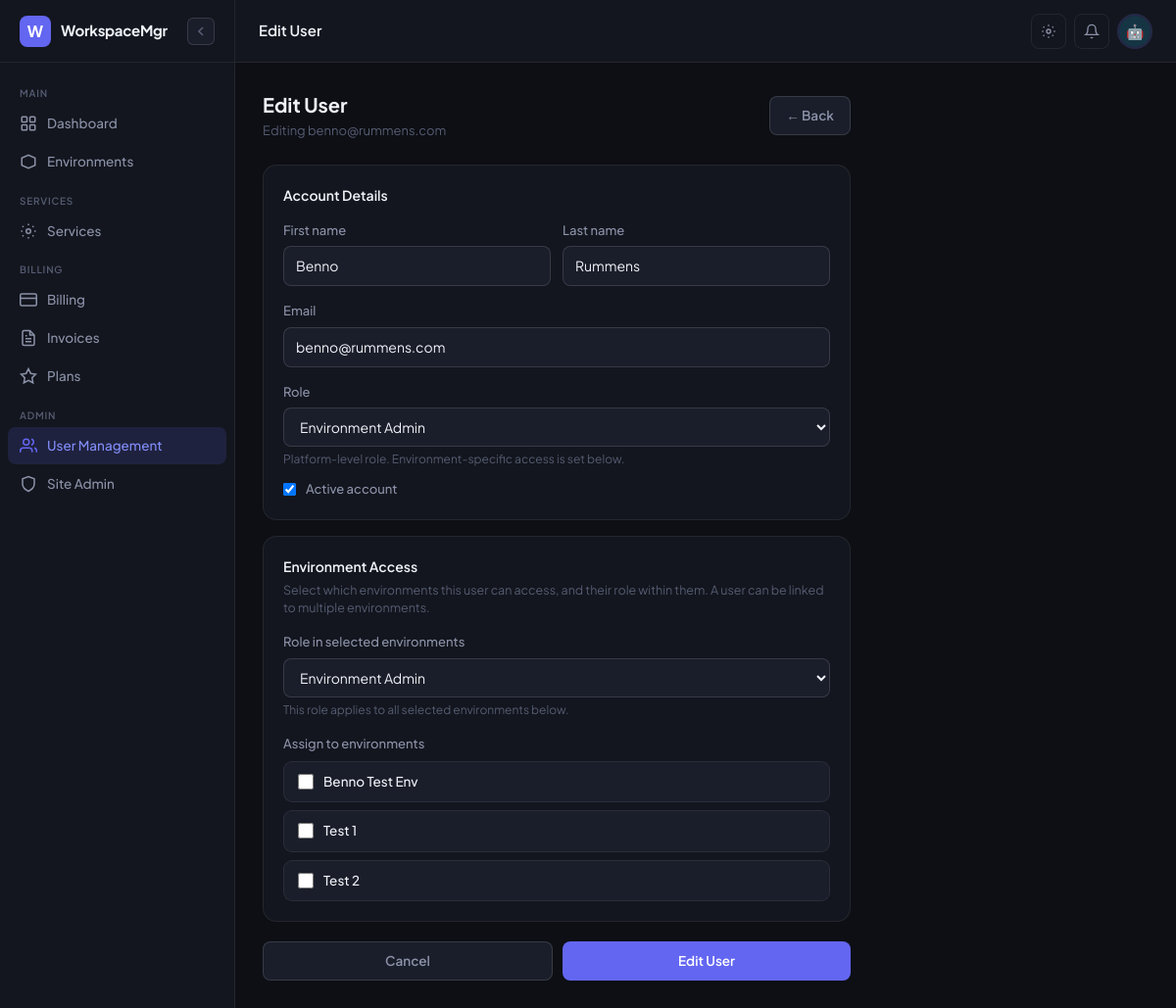
Page /users/3/edit/ (signed in) on the committed database.
### apps/accounts/models.py (models this page shows, shortened)
class User(AbstractUser):
    username = None
    email = models.EmailField(unique=True)
    role = models.CharField(max_length=20, choices=ROLE_CHOICES, default='env_admin')
    avatar = models.CharField(max_length=20, choices=AVATAR_CHOICES, default='avatar_1')
    phone = models.CharField(max_length=30, blank=True)
    job_title = models.CharField(max_length=100, blank=True)
    is_onboarded = models.BooleanField(default=False)
    created_at = models.DateTimeField(auto_now_add=True)
    updated_at = models.DateTimeField(auto_now=True)
    objects = UserManager()
    USERNAME_FIELD = 'email'
    REQUIRED_FIELDS = []
    class Meta:
        verbose_name = 'User'
        verbose_name_plural = 'Users'
    @property
    def display_name(self):
        return self.get_full_name() or self.email.split('@')[0]
    @property
    def is_superadmin(self):
        return self.role == 'superadmin' or self.is_superuser
    @property
    def is_env_admin(self):
        return self.role in ('superadmin', 'env_admin') or self.is_superuser
    @property
    def avatar_url(self):
        return f'/static/img/avatars/{self.avatar}.svg'

### apps/environments/models.py (models this page shows)
class Environment(models.Model):
    STATUS_CHOICES = [
        ('active', 'Active'),
        ('inactive', 'Inactive'),
        ('provisioning', 'Provisioning'),
    ]
    owner = models.ForeignKey(
        settings.AUTH_USER_MODEL,
        on_delete=models.CASCADE,
        related_name='environments',
    )
    name = models.CharField(max_length=200)
    description = models.TextField(blank=True)
    slug = models.SlugField(unique=True)
    status = models.CharField(max_length=20, choices=STATUS_CHOICES, default='active')
    azure_tenant_id = models.CharField(max_length=100, blank=True)
    created_at = models.DateTimeField(auto_now_add=True)
    updated_at = models.DateTimeField(auto_now=True)
    class Meta:
        ordering = ['-created_at']
    def __str__(self):
        return self.name

### apps/users/views.py (the view)
# urls.py: path('<int:pk>/edit/', views.user_edit, name='user_edit'),
@login_required
def user_edit(request, pk):
    if not request.user.is_env_admin:
        messages.error(request, 'Access denied.')
        return redirect('core:dashboard')
    visible_ids = _visible_users(request.user).values_list('pk', flat=True)
    user = get_object_or_404(User, pk=pk)
    if not request.user.is_superadmin and user.pk not in list(visible_ids):
        messages.error(request, 'Access denied.')
        return redirect('users:user_list')
    if request.method == 'POST':
        form = UserEditForm(
            request.POST,
            instance=user,
            requesting_user=request.user,
            target_user=user,
        )
        if form.is_valid():
            form.save()
            environments    = form.cleaned_data.get('environments', [])
            membership_role = form.cleaned_data.get('membership_role', 'env_member')
            if environments is not None:
                _sync_memberships(user, environments, membership_role)
            messages.success(request, 'User updated.')
            return redirect('users:user_list')
    else:
        form = UserEditForm(
            instance=user,
            requesting_user=request.user,
            target_user=user,
        )
    return render(request, 'users/user_form.html', {
        'form': form,
        'title': 'Edit User',
        'edit_user': user,
    })

### apps/core/context_processors.py (called while the page is built)
def sidebar_context(request):
    if request.user.is_authenticated:
        environments = Environment.objects.filter(owner=request.user)[:10]
        return {'sidebar_environments': environments}
    return {}

### apps/users/views.py (called while the page is built, shortened)
def _visible_users(requesting_user):
    if requesting_user.is_superadmin:
        return User.objects.all().order_by('-created_at')

### templates/users/user_form.html (shortened to what this page needs)
{% extends "base.html" %}
{% block page_title %}{{ title }}{% endblock %}
{% block content %}
<div style="max-width:600px;">
  <div class="page-header">
    <div>
      <div class="page-title">{{ title }}</div>
      <div class="page-subtitle">
        {% if edit_user %}Editing {{ edit_user.email }}{% else %}Create a new user account{% endif %}
      </div>
    </div>
    <a href="{% url 'users:user_list' %}" class="btn btn-secondary">← Back</a>
  </div>
  <form method="post">
    <div class="card" style="margin-bottom:16px;">
      <div class="card-title" style="margin-bottom:16px;">Account Details</div>
      <div style="display:grid;grid-template-columns:1fr 1fr;gap:12px;">
        <div class="form-group">
          <label class="form-label">{{ form.first_name.label }}</label>
          {{ form.first_name }}
        </div>
        <div class="form-group">
          <label class="form-label">{{ form.last_name.label }}</label>
          {{ form.last_name }}
        </div>
      </div>
      <div class="form-group">
        <label class="form-label">{{ form.email.label }}</label>
        {{ form.email }}
      </div>
      <div class="form-group" style="margin-bottom:0;">
        <label class="form-label">{{ form.role.label }}</label>
        {{ form.role }}
        <div style="font-size:12px;color:var(--text-muted);margin-top:4px;">
          Platform-level role. Environment-specific access is set below.
        </div>
      </div>
      {% if form.is_active %}
      <div class="form-group" style="margin-top:12px;margin-bottom:0;display:flex;align-items:center;gap:10px;">
        {{ form.is_active }}
        <label class="form-label" style="margin-bottom:0;cursor:pointer;">Active account</label>
      </div>
      {% endif %}
    </div>
    <div class="card" style="margin-bottom:20px;">
      <div class="card-title" style="margin-bottom:4px;">Environment Access</div>
      <div style="font-size:12.5px;color:var(--text-muted);margin-bottom:16px;">
        Select which environments this user can access, and their role within them. A user can be linked to multiple environments.
      </div>
      {% if form.environments.field.queryset.exists %}
      <div class="form-group">
        <label class="form-label">{{ form.membership_role.label }}</label>
        {{ form.membership_role }}
        <div style="font-size:12px;color:var(--text-muted);margin-top:4px;">
          This role applies to all selected environments below.
        </div>
      </div>
      <div class="form-label" style="margin-bottom:8px;">{{ form.environments.label }}</div>
      <div style="display:flex;flex-direction:column;gap:8px;">
        {% for checkbox in form.environments %}
        <label style="display:flex;align-items:center;gap:10px;padding:10px 14px;border-radius:9px;border:1px solid var(--border);background:var(--bg-raised);cursor:pointer;transition:all 0.15s;"
          onmouseover="this.style.borderColor='rgba(99,102,241,0.3)'"
          onmouseout="this.style.borderColor='var(--border)'">
          <input type="checkbox" name="{{ checkbox.data.name }}" value="{{ checkbox.data.value }}"
            style="width:16px;height:16px;accent-color:var(--accent);cursor:pointer;flex-shrink:0;">
          <span style="font-size:13.5px;font-weight:500;color:var(--text-primary);">{{ checkbox.choice_label }}</span>
        </label>
        {% endfor %}
      </div>
      {% else %}
      <div style="padding:16px;border-radius:9px;background:var(--bg-raised);border:1px solid var(--border);text-align:center;color:var(--text-muted);font-size:13.5px;">
        No environments available to assign.
        {% if not user.is_superadmin %}You can only assign environments you are an admin of.{% endif %}
      </div>
      {% endif %}
    </div>
    <div style="display:flex;gap:10px;">
      <a href="{% url 'users:user_list' %}" class="btn btn-secondary" style="flex:1;justify-content:center;">Cancel</a>
      <button type="submit" class="btn btn-primary" style="flex:1;justify-content:center;">{{ title }}</button>
    </div>
  </form>
</div>
{% endblock %}

### templates/base.html (shortened to what this page needs)
<!DOCTYPE html>
<html lang="en" data-theme="dark">
<head>
  <script src="https://cdn.tailwindcss.com"></script>
</head>
<body>
{% if user.is_authenticated %}
<aside id="sidebar">
  <div class="sidebar-logo">
    <div class="logo-mark">W</div>
    <span class="sidebar-logo-text">WorkspaceMgr</span>
    <button class="sidebar-collapse-btn" onclick="toggleSidebar()" title="Toggle sidebar">
      <svg id="collapse-icon-expand" width="16" height="16" fill="none" viewBox="0 0 24 24" stroke="currentColor" stroke-width="2.5">
        <path d="M15 18l-6-6 6-6"/>
      </svg>
    </button>
  </div>
  <nav class="sidebar-nav">
    <div class="sidebar-section-label">Main</div>
    <a href="{% url 'core:dashboard' %}" class="nav-item {% if request.resolver_match.url_name == 'dashboard' %}active{% endif %}">
      <svg class="nav-icon" fill="none" viewBox="0 0 24 24" stroke="currentColor" stroke-width="2"><rect x="3" y="3" width="7" height="7" rx="1"/><rect x="14" y="3" width="7" height="7" rx="1"/><rect x="3" y="14" width="7" height="7" rx="1"/><rect x="14" y="14" width="7" height="7" rx="1"/></svg>
      <span class="sidebar-label">Dashboard</span>
    </a>
    <a href="{% url 'environments:list' %}" class="nav-item {% if 'environments' in request.path %}active{% endif %}">
      <svg class="nav-icon" fill="none" viewBox="0 0 24 24" stroke="currentColor" stroke-width="2"><path d="M3 7l9-4 9 4v10l-9 4-9-4V7z"/></svg>
      <span class="sidebar-label">Environments</span>
    </a>
    <div class="sidebar-section-label">Services</div>
    <a href="{% url 'services:list' %}" class="nav-item {% if 'services' in request.path %}active{% endif %}">
      <svg class="nav-icon" fill="none" viewBox="0 0 24 24" stroke="currentColor" stroke-width="2"><circle cx="12" cy="12" r="3"/><path d="M19.07 4.93l-1.41 1.41M5.34 17.66l-1.41 1.41M19.07 19.07l-1.41-1.41M5.34 6.34L3.93 4.93M20 12h2M2 12h2M12 20v2M12 2v2"/></svg>
      <span class="sidebar-label">Services</span>
    </a>
    <div class="sidebar-section-label">Billing</div>
    <a href="{% url 'billing:overview' %}" class="nav-item {% if request.path == '/billing/' %}active{% endif %}">
      <svg class="nav-icon" fill="none" viewBox="0 0 24 24" stroke="currentColor" stroke-width="2"><rect x="1" y="4" width="22" height="16" rx="2"/><line x1="1" y1="10" x2="23" y2="10"/></svg>
      <span class="sidebar-label">Billing</span>
    </a>
    <a href="{% url 'billing:invoice_list' %}" class="nav-item {% if 'invoices' in request.path %}active{% endif %}">
      <svg class="nav-icon" fill="none" viewBox="0 0 24 24" stroke="currentColor" stroke-width="2"><path d="M14 2H6a2 2 0 00-2 2v16a2 2 0 002 2h12a2 2 0 002-2V8z"/><polyline points="14 2 14 8 20 8"/><line x1="16" y1="13" x2="8" y2="13"/><line x1="16" y1="17" x2="8" y2="17"/><polyline points="10 9 9 9 8 9"/></svg>
      <span class="sidebar-label">Invoices</span>
    </a>
    <a href="{% url 'billing:plan_list' %}" class="nav-item {% if 'plans' in request.path %}active{% endif %}">
      <svg class="nav-icon" fill="none" viewBox="0 0 24 24" stroke="currentColor" stroke-width="2"><polygon points="12 2 15.09 8.26 22 9.27 17 14.14 18.18 21.02 12 17.77 5.82 21.02 7 14.14 2 9.27 8.91 8.26 12 2"/></svg>
      <span class="sidebar-label">Plans</span>
    </a>
    {% if user.is_env_admin %}
    <div class="sidebar-section-label">Admin</div>
    <a href="{% url 'users:user_list' %}" class="nav-item {% if 'users' in request.path and 'profile' not in request.path %}active{% endif %}">
      <svg class="nav-icon" fill="none" viewBox="0 0 24 24" stroke="currentColor" stroke-width="2"><path d="M17 21v-2a4 4 0 00-4-4H5a4 4 0 00-4 4v2"/><circle cx="9" cy="7" r="4"/><path d="M23 21v-2a4 4 0 00-3-3.87"/><path d="M16 3.13a4 4 0 010 7.75"/></svg>
      <span class="sidebar-label">User Management</span>
    </a>
    {% endif %}
    {% if user.is_superadmin %}
    <a href="/admin/" class="nav-item">
      <svg class="nav-icon" fill="none" viewBox="0 0 24 24" stroke="currentColor" stroke-width="2"><path d="M12 22s8-4 8-10V5l-8-3-8 3v7c0 6 8 10 8 10z"/></svg>
      <span class="sidebar-label">Site Admin</span>
    </a>
    {% endif %}
  </nav>
</aside>
<div id="main-wrap">
  <header id="topbar">
    <div class="topbar-title">{% block page_title %}Dashboard{% endblock %}</div>
    <div class="topbar-actions">
      <button class="icon-btn" onclick="openThemePanel()" title="Theme settings">
        <svg width="16" height="16" fill="none" viewBox="0 0 24 24" stroke="currentColor" stroke-width="2">
          <circle cx="12" cy="12" r="3"/><path d="M19.07 4.93l-1.41 1.41M5.34 17.66l-1.41 1.41M19.07 19.07l-1.41-1.41M5.34 6.34L3.93 4.93M20 12h2M2 12h2M12 20v2M12 2v2"/>
        </svg>
      </button>
      <button class="icon-btn" title="Notifications">
        <svg width="16" height="16" fill="none" viewBox="0 0 24 24" stroke="currentColor" stroke-width="2">
          <path d="M18 8A6 6 0 006 8c0 7-3 9-3 9h18s-3-2-3-9"/><path d="M13.73 21a2 2 0 01-3.46 0"/>
        </svg>
      </button>
      <div class="dropdown">
        <button class="avatar-btn" onclick="toggleDropdown(this)">
          <img src="{{ user.avatar_url }}" alt="{{ user.display_name }}"
            onerror="this.style.display='none';this.parentElement.innerHTML='<span style=\'font-size:14px;font-weight:700;color:var(--accent)\'>{{ user.display_name|first|upper }}</span>'">
        </button>
      </div>
    </div>
  </header>
  <main id="page-content">
    {% block content %}{% endblock %}
  </main>
</div>
{% endif %}
</body>
</html>

### rows in the picture
User: avatar_url (picture)
User: email "benno@rummens.com", first_name "Benno", last_name "Rummens", role "Environment Admin", is_active "☑"
Environment: choice_label "Benno Test Env"
Environment: choice_label "Test 1"
Environment: choice_label "Test 2"

### other values in the picture
{{ title }} "Edit User"
